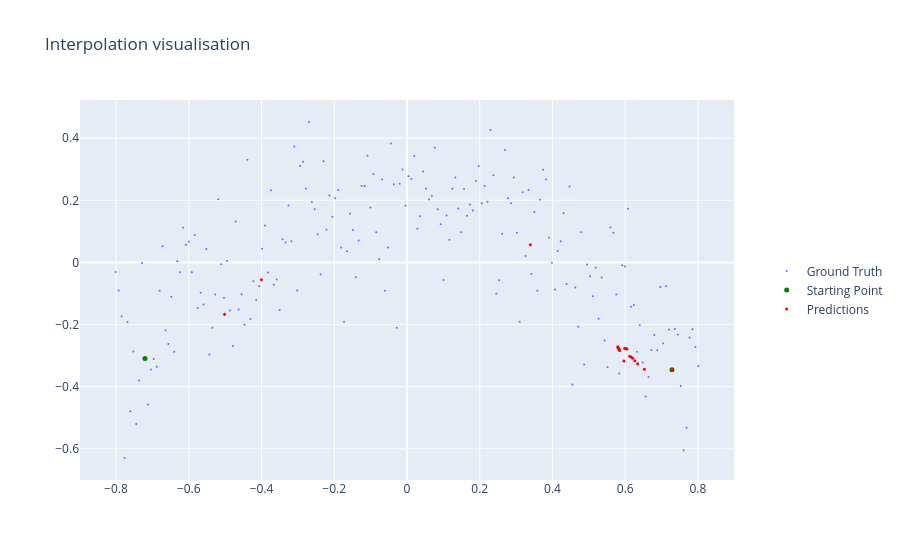

Write notebook code for a chart like this one.
### Code cell
from src.utils.callbacks import SineExperimentsLogger

interp_params = {
    'starting_idx': 10,
    'ending_idx': 190,
    'n_interps': 20,
    'rgd_params': dict(print_iterations=False, max_iter=1000, step_size=0.1, tol=1e-4)
}

preds = SineExperimentsLogger.compute_interps(model.manifold, points, **interp_params).detach()

import plotly.graph_objects as go

fig = go.Figure()

fig.add_trace(go.Scatter(x=points[:, 0], y=points[:, 1], mode='markers', name='Ground Truth',
                        marker = dict(size=2)))
ids = [interp_params['starting_idx'], interp_params['ending_idx']]
fig.add_trace(go.Scatter(x=points[ids, 0], y=points[ids, 1], mode='markers', name='Starting Point', marker=dict(size=5, color='green')))
        
fig.add_trace(go.Scatter(x=preds[:, 0], y=preds[:, 1], mode='markers', name='Predictions',
                        marker=dict(size=3, color='red')))

fig.update_layout(
    title='Interpolation visualisation',
    scene=dict(
        xaxis_title='X',
        yaxis_title='Y',
        aspectmode='data'
    ),
    legend=dict(x=1.05, y=0.5)
)

### Figure 1 — Plotly figure (JSON) as saved in the notebook; plotly's stock layout.template omitted (floating-point values rounded to 4 significant figures; data arrays with more than 128 entries replaced by an {"elided": "..."} marker saying what was removed)
{"data": [{"marker": {"size": 2}, "mode": "markers", "name": "Ground Truth", "x": {"elided": "200 float values"}, "y": {"elided": "200 float values"}, "type": "scatter"}, {"marker": {"color": "green", "size": 5}, "mode": "markers", "name": "Starting Point", "x": [-0.7205, 0.7285], "y": [-0.3091, -0.3457], "type": "scatter"}, {"marker": {"color": "red", "size": 3}, "mode": "markers", "name": "Predictions", "x": [0.5796, 0.5805, 0.5813, 0.5823, 0.5835, 0.5847, -0.5017, -0.4002, 0.3391, 0.5964, 0.5985, 0.6016, 0.6049, 0.6122, 0.6161, 0.6206, 0.6264, 0.634, 0.6527, 0.7285], "y": [-0.2716, -0.2747, -0.2772, -0.2786, -0.2804, -0.2834, -0.1666, -0.05587, 0.05723, -0.317, -0.2763, -0.2772, -0.2788, -0.3021, -0.3046, -0.3087, -0.3164, -0.3267, -0.3439, -0.3457], "type": "scatter"}], "layout": {"scene": {"xaxis": {"title": {"text": "X"}}, "yaxis": {"title": {"text": "Y"}}, "aspectmode": "data"}, "legend": {"x": 1.05, "y": 0.5}, "title": {"text": "Interpolation visualisation"}}}
